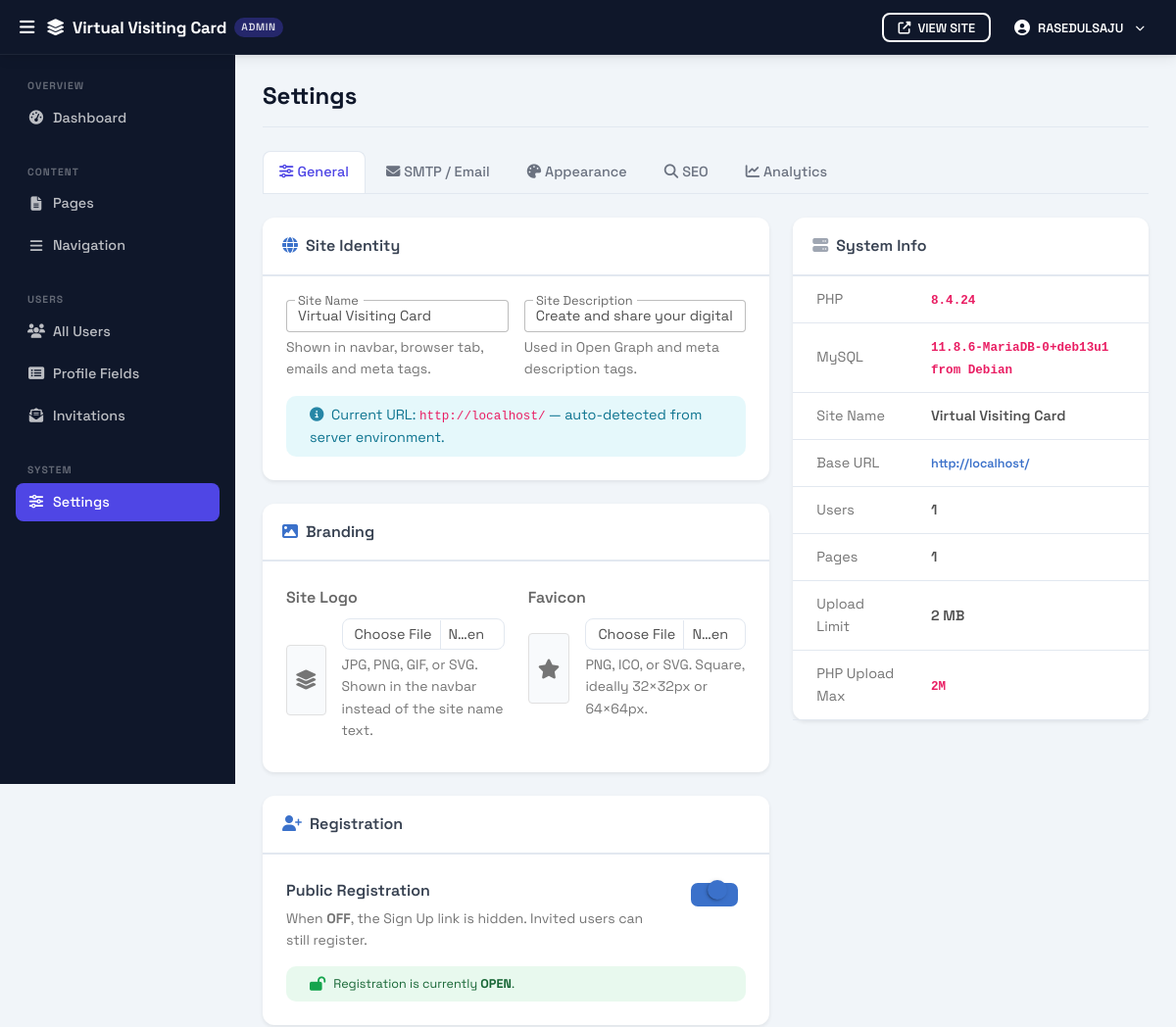
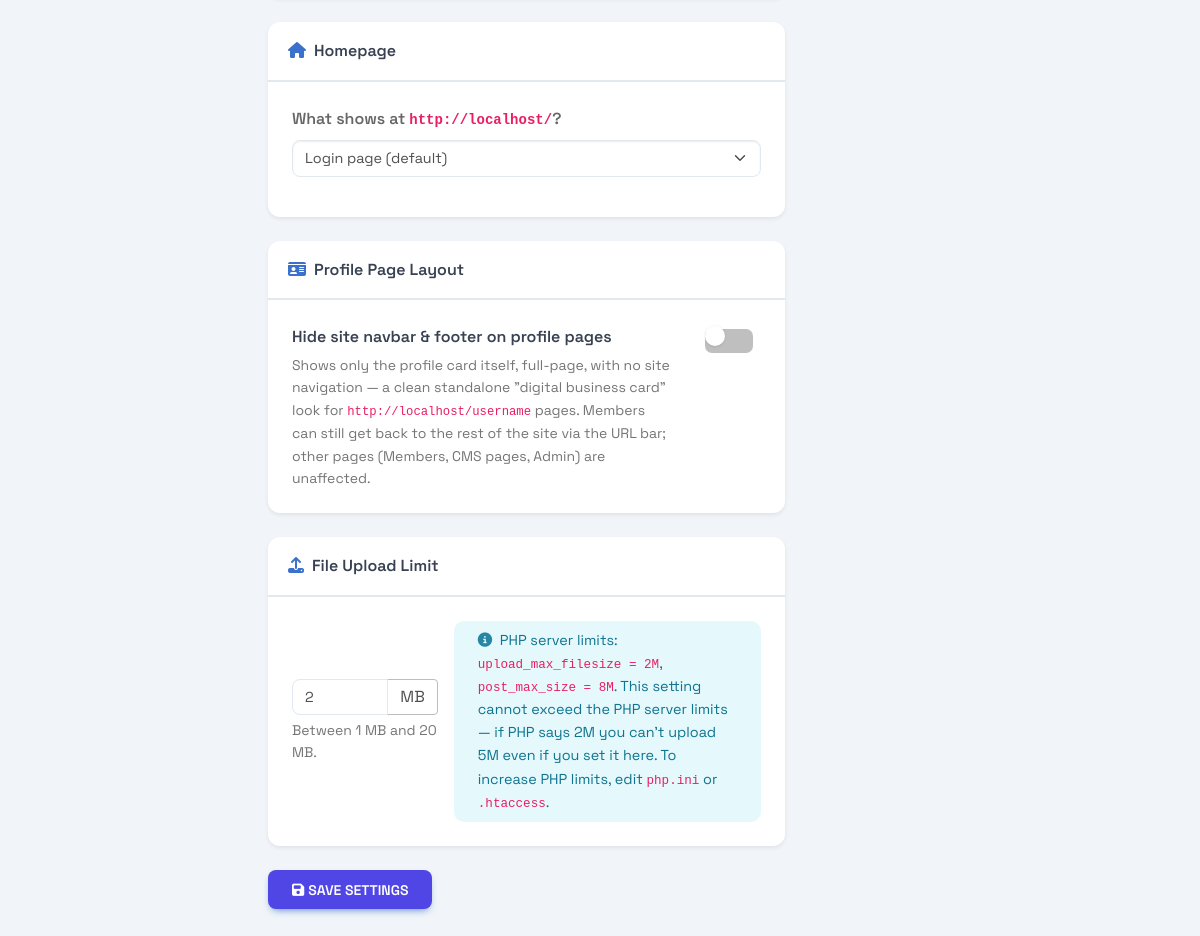
The app's page /admin/settings/index.php (signed in), older data (2 pictures, top to bottom).
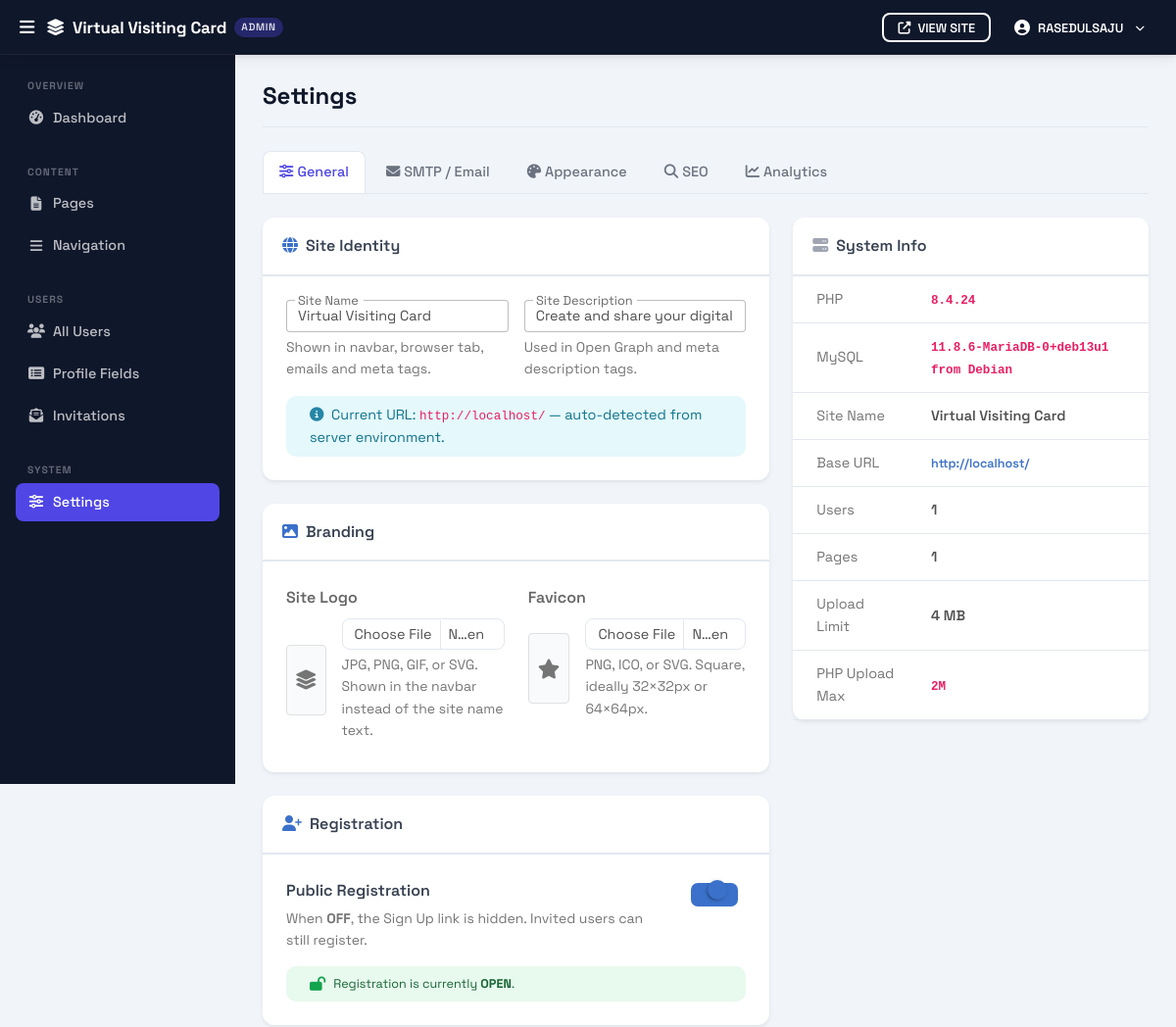
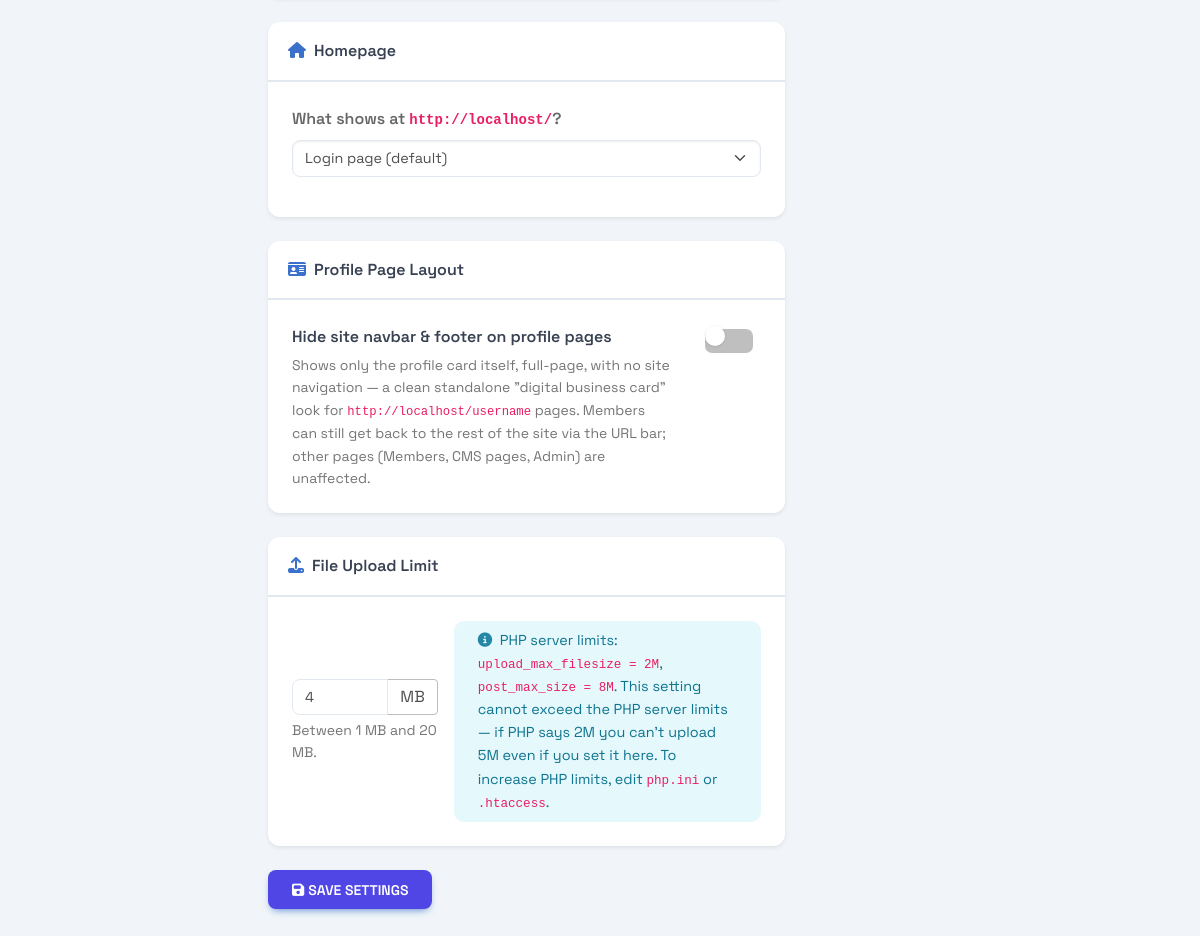
The same page, newer data (2 pictures, top to bottom).
### tables this page shows
CREATE TABLE `settings` (
  `skey`       VARCHAR(100) NOT NULL,
  `value`      TEXT         NOT NULL DEFAULT '',
  `updated_at` DATETIME     NOT NULL DEFAULT CURRENT_TIMESTAMP
               ON UPDATE CURRENT_TIMESTAMP,
  PRIMARY KEY (`skey`)
);

### db.php (called while the page is built, shortened)
<?php
function getDB(): PDO
{
    static $pdo = null;
    if ($pdo === null) {
        $dsn = sprintf(
            'mysql:host=%s;dbname=%s;charset=%s',
            DB_HOST, DB_NAME, DB_CHARSET
        );
        $pdo = new PDO($dsn, DB_USER, DB_PASS, [
            PDO::ATTR_ERRMODE            => PDO::ERRMODE_EXCEPTION,
            PDO::ATTR_DEFAULT_FETCH_MODE => PDO::FETCH_ASSOC,
            PDO::ATTR_EMULATE_PREPARES   => false,
        ]);
    }
    return $pdo;
}

### helpers.php (called while the page is built, shortened)
<?php
require_once __DIR__ . '/db.php';
function e(string $s): string
{
    return htmlspecialchars($s, ENT_QUOTES | ENT_HTML5, 'UTF-8');
}
function isSuperAdmin(): bool
{
    return isset($_SESSION['role']) && $_SESSION['role'] === 'superadmin';
}
function siteLogoUrl(): ?string
{
    $file = getSetting('logo_image', '');
    return $file !== '' ? UPLOAD_URL_PAGES . $file : null;
}
function siteFaviconUrl(): ?string
{
    $file = getSetting('favicon_image', '');
    return $file !== '' ? UPLOAD_URL_PAGES . $file : null;
}
function getSetting(string $key, string $default = ''): string
{
    try {
        $stmt = getDB()->prepare('SELECT value FROM settings WHERE `skey` = ? LIMIT 1');
        $stmt->execute([$key]);
        $row = $stmt->fetch();
        return $row ? $row['value'] : $default;
    } catch (PDOException) {
        return $default;
    }
}
function siteName(): string
{
    static $_cached = null;
    if ($_cached === null) {
        $fallback = defined('APP_NAME') ? APP_NAME : _SITE_NAME_FALLBACK;
        try { $_cached = getSetting('site_name') ?: $fallback; }
        catch (Exception) { $_cached = $fallback; }
    }
    return $_cached;
}
function siteDescription(): string
{
    static $_cached = null;
    if ($_cached === null) {
        $fallback = defined('APP_DESCRIPTION') ? APP_DESCRIPTION : _SITE_DESC_FALLBACK;
        try { $_cached = getSetting('site_description') ?: $fallback; }
        catch (Exception) { $_cached = $fallback; }
    }
    return $_cached;
}
function getTheme(): array
{
    static $_cached = null;
    if ($_cached === null) {
        $defaults = [
            'primary_color'    => '#4f46e5',
            'accent_color'     => '#7c3aed',
            'text_color'       => '#374151',
            'heading_color'    => '#0f172a',
            'bg_color'         => '#f8fafc',
            'surface_color'    => '#ffffff',
            'border_radius'    => '12',
            'font_heading'     => 'Space Grotesk',
            'font_body'        => 'system-ui',
            'enable_animations'=> '1',
        ];
        $_cached = $defaults;
        try {
            foreach ($defaults as $k => $v) {
                $_cached[$k] = getSetting('theme_' . $k, $v) ?: $v;
            }
        } catch (Exception) {
        }
    }
    return $_cached;
}

### admin/settings/index.php (the view, shortened to what the changed rows need)
<?php
require_once __DIR__ . '/../../helpers.php';
$pdo = getDB();
$registrationOpen = getSetting('registration_open', '1') === '1';
$siteNameVal      = siteName();
$siteDescVal      = siteDescription();
$uploadLimitMb    = (int)getSetting('upload_limit_mb', '2');
$homepageMode     = getSetting('homepage_mode', 'login');
$theme            = getTheme();
$activeTab        = $_GET['tab'] ?? 'general';
$dbVersion      = $pdo->query('SELECT VERSION()')->fetchColumn();
$_userCountWhere = isSuperAdmin() ? '' : "WHERE role != 'superadmin'";
$totalUsers     = (int)$pdo->query("SELECT COUNT(*) FROM users $_userCountWhere")->fetchColumn();
$totalPages     = (int)$pdo->query('SELECT COUNT(*) FROM pages')->fetchColumn();
require_once __DIR__ . '/../layout_header.php';
?>
<?php if ($activeTab === 'general'): ?>
<div class="row g-4">
    <div class="col-lg-7">
        <form method="POST" enctype="multipart/form-data">
            <div class="card border-0 shadow-sm mb-4">
                <div class="card-header fw-semibold"><i class="fas fa-globe me-2 text-primary"></i>Site Identity</div>
                <div class="card-body p-4">
                    <div class="row g-3">
                        <div class="col-md-6">
                            <div class="form-outline">
                                <input type="text" id="site_name" name="site_name" class="form-control"
                                       value="<?= e($siteNameVal) ?>" required>
                                <label class="form-label" for="site_name">Site Name</label>
                            </div>
                            <div class="form-text">Shown in navbar, browser tab, emails and meta tags.</div>
                        </div>
                        <div class="col-md-6">
                            <div class="form-outline">
                                <input type="text" id="site_description" name="site_description" class="form-control"
                                       value="<?= e($siteDescVal) ?>">
                                <label class="form-label" for="site_description">Site Description</label>
                            </div>
                            <div class="form-text">Used in Open Graph and meta description tags.</div>
                        </div>
                        <div class="col-12">
                            <div class="alert alert-info py-2 small mb-0">
                                <i class="fas fa-info-circle me-1"></i>
                                Current URL: <code><?= e(BASE_URL) ?></code> — auto-detected from server environment.
                            </div>
                        </div>
                    </div>
                </div>
            </div>
            <div class="card border-0 shadow-sm mb-4">
                <div class="card-header fw-semibold"><i class="fas fa-image me-2 text-primary"></i>Branding</div>
                <div class="card-body p-4">
                    <div class="row g-4">
                        <div class="col-md-6">
                            <label class="form-label fw-semibold">Site Logo</label>
                            <div class="d-flex align-items-center gap-3 mb-2">
                                <div class="border rounded p-2 d-flex align-items-center justify-content-center"
                                     style="width:72px;height:72px;background:#f8fafc;">
                                    <?php if ($currentLogo = siteLogoUrl()): ?>
                                        <img src="<?= e($currentLogo) ?>" alt="Logo" style="max-width:100%;max-height:100%;object-fit:contain;">
                                    <?php else: ?>
                                        <i class="fas fa-layer-group text-muted fa-lg"></i>
                                    <?php endif; ?>
                                </div>
                                <div class="flex-grow-1">
                                    <input type="file" class="form-control form-control-sm" name="logo_image"
                                           accept="image/jpeg,image/png,image/gif,image/svg+xml">
                                    <div class="form-text">JPG, PNG, GIF, or SVG. Shown in the navbar instead of the site name text.</div>
                                </div>
                            </div>
                        </div>
                        <div class="col-md-6">
                            <label class="form-label fw-semibold">Favicon</label>
                            <div class="d-flex align-items-center gap-3 mb-2">
                                <div class="border rounded p-2 d-flex align-items-center justify-content-center"
                                     style="width:72px;height:72px;background:#f8fafc;">
                                    <?php if ($currentFavicon = siteFaviconUrl()): ?>
                                        <img src="<?= e($currentFavicon) ?>" alt="Favicon" style="max-width:32px;max-height:32px;object-fit:contain;">
                                    <?php else: ?>
                                        <i class="fas fa-star text-muted fa-lg"></i>
                                    <?php endif; ?>
                                </div>
                                <div class="flex-grow-1">
                                    <input type="file" class="form-control form-control-sm" name="favicon_image"
                                           accept="image/png,image/x-icon,image/svg+xml,.ico">
                                    <div class="form-text">PNG, ICO, or SVG. Square, ideally 32×32px or 64×64px.</div>
                                </div>
                            </div>
                        </div>
                    </div>
                </div>
            </div>
            <div class="card border-0 shadow-sm mb-4">
                <div class="card-header fw-semibold"><i class="fas fa-user-plus me-2 text-primary"></i>Registration</div>
                <div class="card-body p-4">
                    <div class="d-flex align-items-start justify-content-between gap-3">
                        <div>
                            <p class="fw-semibold mb-1">Public Registration</p>
                            <p class="text-muted small mb-0">When <strong>OFF</strong>, the Sign Up link is hidden. Invited users can still register.</p>
                        </div>
                        <div class="form-check form-switch ms-3 flex-shrink-0">
                            <input class="form-check-input" type="checkbox" role="switch"
                                   id="registration_open" name="registration_open"
                                   <?= $registrationOpen ? 'checked' : '' ?>
                                   style="width:3rem;height:1.5rem;">
                        </div>
                    </div>
                    <div class="alert mt-3 mb-0 py-2 <?= $registrationOpen ? 'alert-success' : 'alert-warning' ?> d-flex align-items-center">
                        <i class="fas fa-<?= $registrationOpen ? 'lock-open text-success' : 'lock text-warning' ?> me-2"></i>
                        <span class="small">Registration is currently <strong><?= $registrationOpen ? 'OPEN' : 'CLOSED' ?></strong>.</span>
                    </div>
                </div>
            </div>
            <div class="card border-0 shadow-sm mb-4">
                <div class="card-header fw-semibold"><i class="fas fa-home me-2 text-primary"></i>Homepage</div>
                <div class="card-body p-4">
                    <label class="form-label fw-semibold">What shows at <code><?= e(BASE_URL) ?></code>?</label>
                    <select name="homepage_mode" id="homepage_mode" class="form-select mb-3">
                        <option value="login" <?= $homepageMode === 'login' ? 'selected' : '' ?>>
                            Login page (default)
                        </option>
                    </select>
                </div>
            </div>
            <div class="card border-0 shadow-sm mb-4">
                <div class="card-header fw-semibold"><i class="fas fa-id-card me-2 text-primary"></i>Profile Page Layout</div>
                <div class="card-body p-4">
                    <div class="d-flex align-items-start justify-content-between gap-3">
                        <div>
                            <p class="fw-semibold mb-1">Hide site navbar &amp; footer on profile pages</p>
                            <p class="text-muted small mb-0">
                                Shows only the profile card itself, full-page, with no site navigation —
                                a clean standalone "digital business card" look for
                                <code><?= e(BASE_URL) ?>username</code> pages. Members can still get back
                                to the rest of the site via the URL bar; other pages (Members, CMS pages,
                                Admin) are unaffected.
                            </p>
                        </div>
                        <div class="form-check form-switch ms-3 flex-shrink-0">
                            <input class="form-check-input" type="checkbox" role="switch"
                                   id="hide_chrome_on_profiles" name="hide_chrome_on_profiles"
                                   <?= getSetting('hide_chrome_on_profiles', '0') === '1' ? 'checked' : '' ?>
                                   style="width:3rem;height:1.5rem;">
                        </div>
                    </div>
                </div>
            </div>
            <div class="card border-0 shadow-sm mb-4">
                <div class="card-header fw-semibold"><i class="fas fa-upload me-2 text-primary"></i>File Upload Limit</div>
                <div class="card-body p-4">
                    <div class="row g-3 align-items-center">
                        <div class="col-sm-4">
                            <div class="input-group">
                                <input type="number" name="upload_limit_mb" class="form-control"
                                       value="<?= $uploadLimitMb ?>" min="1" max="20">
                                <span class="input-group-text">MB</span>
                            </div>
                            <div class="form-text">Between 1 MB and 20 MB.</div>
                        </div>
                        <div class="col-sm-8">
                            <div class="alert alert-info py-2 small mb-0">
                                <i class="fas fa-info-circle me-1"></i>
                                PHP server limits: <code>upload_max_filesize = <?= ini_get('upload_max_filesize') ?></code>,
                                <code>post_max_size = <?= ini_get('post_max_size') ?></code>.
                                This setting cannot exceed the PHP server limits — if PHP says 2M you can't upload 5M even if you set it here.
                                To increase PHP limits, edit <code>php.ini</code> or <code>.htaccess</code>.
                            </div>
                        </div>
                    </div>
                </div>
            </div>
            <button type="submit" class="btn btn-primary"><i class="fas fa-save me-1"></i>Save Settings</button>
        </form>
    </div>
    <div class="col-lg-5">
        <div class="card border-0 shadow-sm">
            <div class="card-header fw-semibold"><i class="fas fa-server me-2 text-secondary"></i>System Info</div>
            <div class="card-body p-0">
                <table class="table table-sm mb-0">
                    <tbody>
                        <tr><td class="text-muted ps-4">PHP</td><td class="fw-semibold pe-4"><code><?= e(PHP_VERSION) ?></code></td></tr>
                        <tr><td class="text-muted ps-4">MySQL</td><td class="fw-semibold pe-4"><code><?= e($dbVersion) ?></code></td></tr>
                        <tr><td class="text-muted ps-4">Site Name</td><td class="fw-semibold pe-4"><?= e(siteName()) ?></td></tr>
                        <tr><td class="text-muted ps-4">Base URL</td><td class="fw-semibold pe-4 small"><a href="<?= BASE_URL ?>" target="_blank"><?= e(BASE_URL) ?></a></td></tr>
                        <tr><td class="text-muted ps-4">Users</td><td class="fw-semibold pe-4"><?= $totalUsers ?></td></tr>
                        <tr><td class="text-muted ps-4">Pages</td><td class="fw-semibold pe-4"><?= $totalPages ?></td></tr>
                        <tr><td class="text-muted ps-4">Upload Limit</td><td class="fw-semibold pe-4"><?= $uploadLimitMb ?> MB</td></tr>
                        <tr><td class="text-muted ps-4">PHP Upload Max</td><td class="fw-semibold pe-4"><code><?= ini_get('upload_max_filesize') ?></code></td></tr>
                    </tbody>
                </table>
            </div>
        </div>
    </div>
</div>
<?php endif; ?>
<?php require_once __DIR__ . '/../layout_footer.php'; ?>

Row changes from the older to the newer data that the page shows:
changed settings (number 4 of 4 on the later page): upload_limit_mb "2" → "4"; value "2" → "4"
